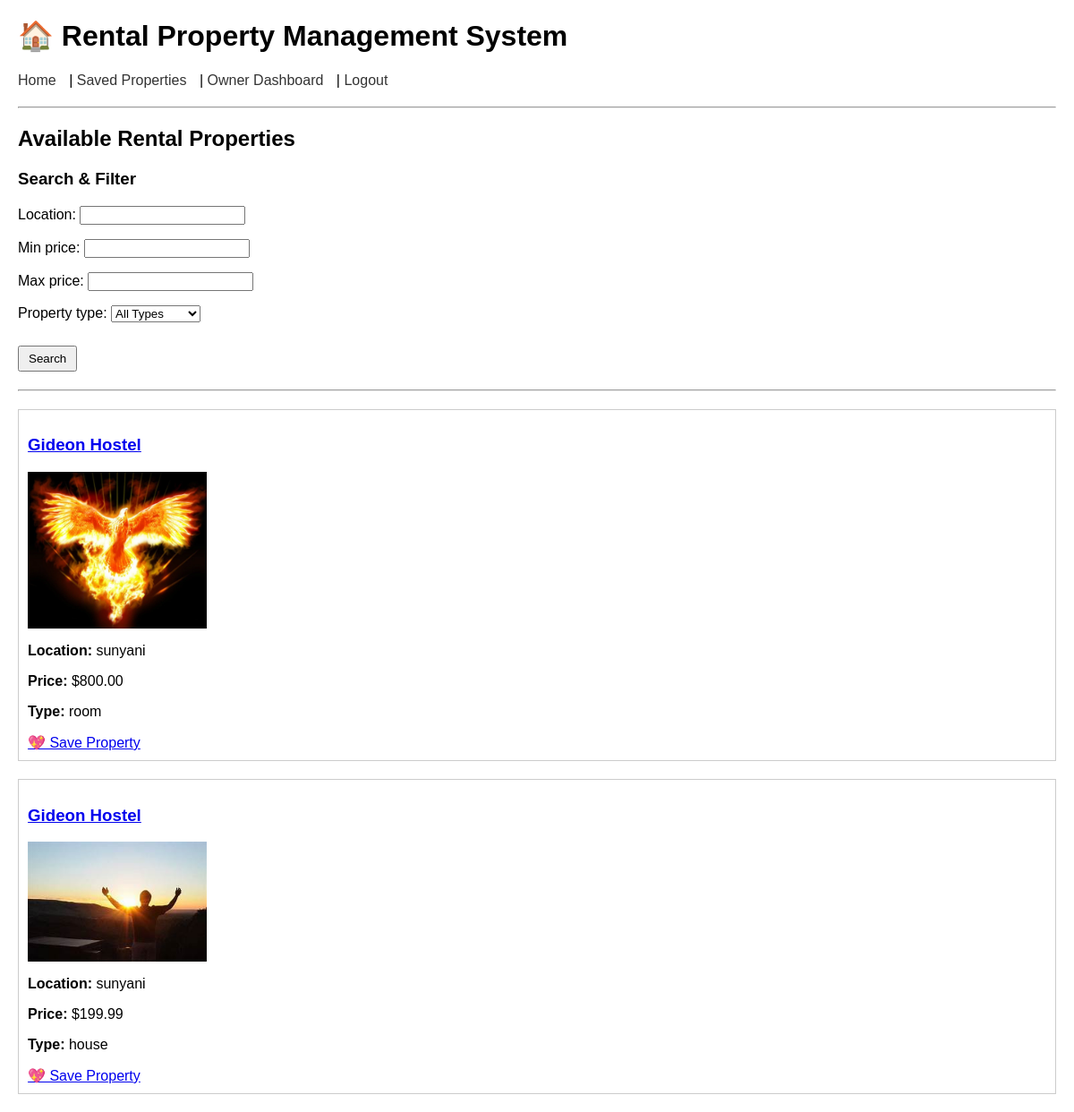
Page / (signed in) on the committed database.
### rentals_app/models.py (models this page shows, shortened)
class Property(models.Model):
    PROPERTY_TYPE_CHOICES = (
        ('room', 'Room'),
        ('house', 'Entire House'),
    )
    owner = models.ForeignKey('rentals_app.User', on_delete=models.CASCADE, related_name='properties')
    title = models.CharField(max_length=255)
    location = models.CharField(max_length=255)
    price = models.DecimalField(max_digits=10, decimal_places=2)
    property_type = models.CharField(max_length=10, choices=PROPERTY_TYPE_CHOICES)
    description = models.TextField()
    is_available = models.BooleanField(default=True)
    contact_email = models.EmailField()
    contact_phone = models.CharField(max_length=20, blank=True, null=True)
    created_at = models.DateTimeField(auto_now_add=True)
    updated_at = models.DateTimeField(auto_now=True)
    image = models.ImageField(upload_to='property_images/', null=True, blank=True)  # <-- new field

### rentals_app/views.py (the view)
# urls.py: path('', views.property_list, name='property_list'),
def property_list(request):
    properties = Property.objects.filter(is_available=True)
    form = PropertySearchForm(request.GET)
    if form.is_valid():
        location = form.cleaned_data.get("location")
        min_price = form.cleaned_data.get("min_price")
        max_price = form.cleaned_data.get("max_price")
        property_type = form.cleaned_data.get("property_type")
        if location:
            properties = properties.filter(location__icontains=location)
        if min_price:
            properties = properties.filter(price__gte=min_price)
        if max_price:
            properties = properties.filter(price__lte=max_price)
        if property_type:
            properties = properties.filter(property_type=property_type)
    return render(request, "property_list.html", {"properties": properties, "form": form})

### rentals_app/forms.py
class PropertySearchForm(forms.Form):
    location = forms.CharField(required=False)
    min_price = forms.DecimalField(required=False, decimal_places=2)
    max_price = forms.DecimalField(required=False, decimal_places=2)
    property_type = forms.ChoiceField(
        required=False,
        choices=(
            ('', 'All Types'),
            ('room', 'Room'),
            ('house', 'Entire House'),
        )
    )

### templates/property_list.html (shortened to what this page needs)
{% extends "base.html" %}
{% block content %}
<h2>Available Rental Properties</h2>
<h3>Search & Filter</h3>
<form method="GET">
    {{ form.as_p }}
    <button type="submit">Search</button>
</form>
<hr>
{% for property in properties %}
    <div style="margin-bottom: 20px; border: 1px solid #ccc; padding: 10px;">
        <h3><a href="{% url 'property_detail' property.pk %}">{{ property.title }}</a></h3>
        {% if property.image %}
            <img src="{{ property.image.url }}" alt="{{ property.title }}" style="max-width: 200px; display:block; margin-bottom: 10px;">
        {% endif %}
        <p><strong>Location:</strong> {{ property.location }}</p>
        <p><strong>Price:</strong> ${{ property.price }}</p>
        <p><strong>Type:</strong> {{ property.property_type }}</p>
        <a href="{% url 'save_favorite' property.id %}">💖 Save Property</a>
    </div>
{% empty %}
    <p>No properties available at the moment.</p>
{% endfor %}
{% endblock %}

### templates/base.html (style rules this page uses)
body { font-family: Arial, sans-serif; margin: 20px; }
hr { margin: 20px 0; }
form { max-width: 400px; }
button { padding: 5px 10px; margin-top: 10px; }

### rows in the picture
Property: title "Gideon Hostel", image (picture), location "sunyani", price "800.00", property_type "room"
Property: title "Gideon Hostel", image (picture), location "sunyani", price "199.99", property_type "house"
